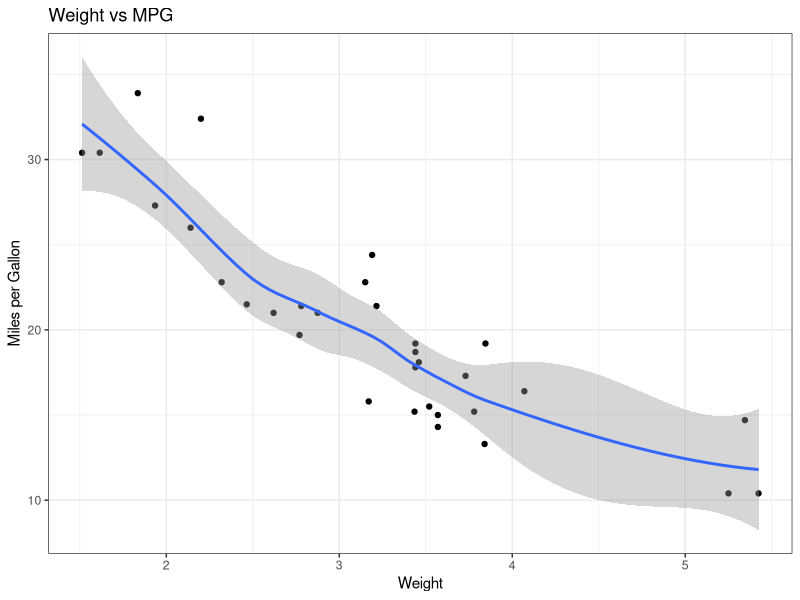
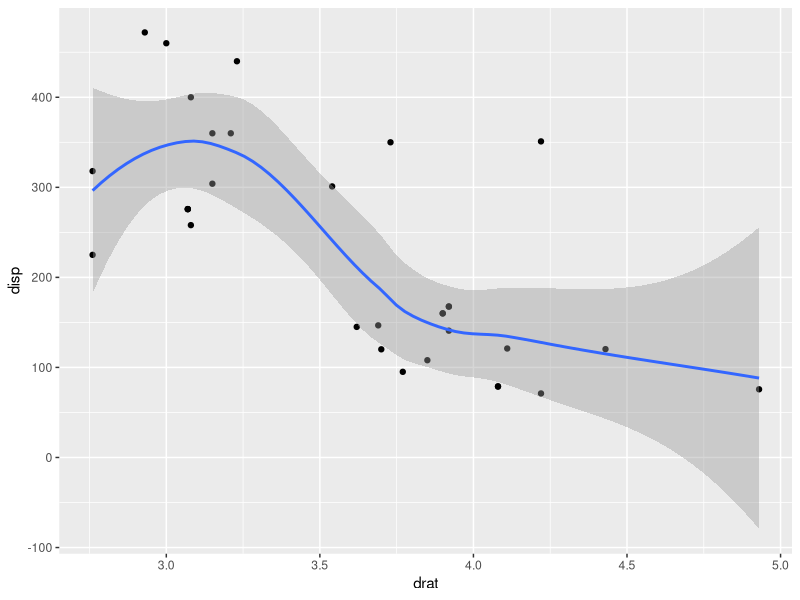
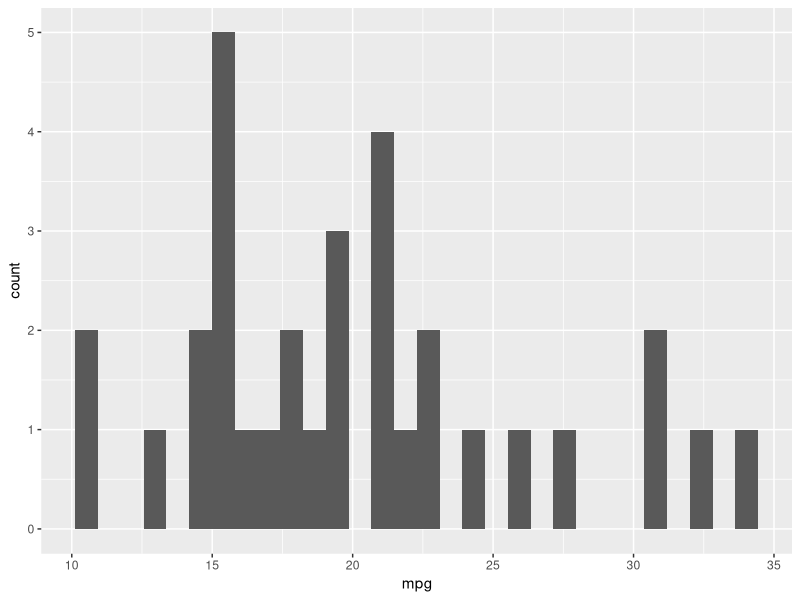

The R script that drew these images, in order:
## ---- chunk 1
0.1 + 0.1 + 0.1 - 0.3
0.3 - 0.1 - 0.1 - 0.1 # a variation

# run this if you want to avoid scientific notation
# if you want to take out scientific notation change option(scipen = 0)
options(scipen = 999)
## ---- chunk 2
# install.packages("tidyverse")
library(tidyverse)
## ---- chunk 3
mtcars[mtcars$cyl == 6 & mtcars$mpg > 20, c("mpg", "hp")]
## ---- chunk 4
mtcars %>%
  filter(cyl == 6, mpg > 20) |> # reminder that %>% is the same thing
  select(mpg, hp)
## ---- chunk 5
#| label: load data

data(mtcars) # reads in the data & adds it to your environment as a dataframe
mtcars

mtcars <- mtcars %>% 
  rownames_to_column('model')

view(mtcars)
#
head(mtcars)
#preview first few lines 
tail(mtcars)
#
summary(mtcars)
#

?mtcars
#help tab about dataset(if they are built-in)
## ---- chunk 6
mean(mtcars$mpg)


## ---- chunk 7

mean(mtcars$cyl)

#variables are columns, observations are rows
## ---- chunk 8

median(mtcars$cyl)
## ---- chunk 9
# this is a scatterplot of mpg by wt

ggplot(data = mtcars, aes(x = wt, y = mpg)) +
  geom_point() +
  theme_minimal() +
  theme_bw() +
  geom_smooth() + 
  labs(title = "Weight vs MPG", x = "Weight", y = "Miles per Gallon")


## ---- chunk 10

ggplot(data = mtcars, aes(x = drat, y = disp)) + 
  geom_point() +
  geom_smooth()




## ---- chunk 11
mtcars <- mtcars %>% 
  mutate(am_f = factor(am, labels = c("auto", "manual")))

ggplot(data = mtcars, aes(x = mpg)) +
  geom_histogram() 
  
